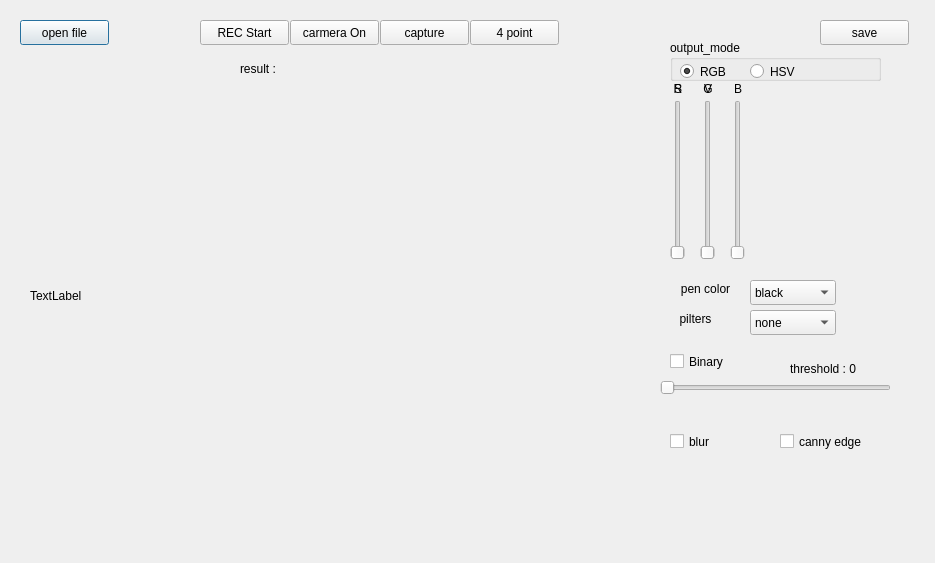
<?xml version="1.0" encoding="UTF-8"?>
<ui version="4.0">
 <class>Dialog</class>
 <widget class="QDialog" name="Dialog">
  <property name="geometry">
   <rect>
    <x>0</x>
    <y>0</y>
    <width>935</width>
    <height>563</height>
   </rect>
  </property>
  <property name="windowTitle">
   <string>Dialog</string>
  </property>
  <widget class="QPushButton" name="pushButton">
   <property name="geometry">
    <rect>
     <x>20</x>
     <y>20</y>
     <width>89</width>
     <height>25</height>
    </rect>
   </property>
   <property name="text">
    <string>open file</string>
   </property>
  </widget>
  <widget class="QLabel" name="label">
   <property name="geometry">
    <rect>
     <x>30</x>
     <y>90</y>
     <width>571</width>
     <height>411</height>
    </rect>
   </property>
   <property name="text">
    <string>TextLabel</string>
   </property>
  </widget>
  <widget class="QPushButton" name="camera_btn">
   <property name="geometry">
    <rect>
     <x>290</x>
     <y>20</y>
     <width>89</width>
     <height>25</height>
    </rect>
   </property>
   <property name="text">
    <string>carmera On</string>
   </property>
  </widget>
  <widget class="QPushButton" name="RECButton">
   <property name="geometry">
    <rect>
     <x>200</x>
     <y>20</y>
     <width>89</width>
     <height>25</height>
    </rect>
   </property>
   <property name="text">
    <string>REC Start</string>
   </property>
  </widget>
  <widget class="QSlider" name="R_slider">
   <property name="geometry">
    <rect>
     <x>670</x>
     <y>100</y>
     <width>16</width>
     <height>160</height>
    </rect>
   </property>
   <property name="orientation">
    <enum>Qt::Vertical</enum>
   </property>
  </widget>
  <widget class="QSlider" name="G_slider">
   <property name="geometry">
    <rect>
     <x>700</x>
     <y>100</y>
     <width>16</width>
     <height>160</height>
    </rect>
   </property>
   <property name="orientation">
    <enum>Qt::Vertical</enum>
   </property>
  </widget>
  <widget class="QSlider" name="B_slider">
   <property name="geometry">
    <rect>
     <x>730</x>
     <y>100</y>
     <width>16</width>
     <height>160</height>
    </rect>
   </property>
   <property name="orientation">
    <enum>Qt::Vertical</enum>
   </property>
  </widget>
  <widget class="QSlider" name="S_slider">
   <property name="geometry">
    <rect>
     <x>670</x>
     <y>100</y>
     <width>16</width>
     <height>160</height>
    </rect>
   </property>
   <property name="orientation">
    <enum>Qt::Vertical</enum>
   </property>
  </widget>
  <widget class="QSlider" name="V_slider">
   <property name="geometry">
    <rect>
     <x>700</x>
     <y>100</y>
     <width>16</width>
     <height>160</height>
    </rect>
   </property>
   <property name="orientation">
    <enum>Qt::Vertical</enum>
   </property>
  </widget>
  <widget class="QCheckBox" name="binary_box">
   <property name="geometry">
    <rect>
     <x>670</x>
     <y>350</y>
     <width>92</width>
     <height>23</height>
    </rect>
   </property>
   <property name="text">
    <string>Binary</string>
   </property>
  </widget>
  <widget class="QCheckBox" name="blur_box">
   <property name="geometry">
    <rect>
     <x>670</x>
     <y>430</y>
     <width>92</width>
     <height>23</height>
    </rect>
   </property>
   <property name="text">
    <string>blur</string>
   </property>
  </widget>
  <widget class="QCheckBox" name="cannyEdge_box">
   <property name="geometry">
    <rect>
     <x>780</x>
     <y>430</y>
     <width>92</width>
     <height>23</height>
    </rect>
   </property>
   <property name="text">
    <string>canny edge</string>
   </property>
  </widget>
  <widget class="QLabel" name="label_R">
   <property name="geometry">
    <rect>
     <x>670</x>
     <y>80</y>
     <width>16</width>
     <height>17</height>
    </rect>
   </property>
   <property name="text">
    <string>R</string>
   </property>
   <property name="alignment">
    <set>Qt::AlignCenter</set>
   </property>
  </widget>
  <widget class="QLabel" name="label_G">
   <property name="geometry">
    <rect>
     <x>700</x>
     <y>80</y>
     <width>16</width>
     <height>17</height>
    </rect>
   </property>
   <property name="text">
    <string>G</string>
   </property>
   <property name="alignment">
    <set>Qt::AlignCenter</set>
   </property>
  </widget>
  <widget class="QLabel" name="label_B">
   <property name="geometry">
    <rect>
     <x>730</x>
     <y>80</y>
     <width>16</width>
     <height>17</height>
    </rect>
   </property>
   <property name="text">
    <string>B</string>
   </property>
   <property name="alignment">
    <set>Qt::AlignCenter</set>
   </property>
  </widget>
  <widget class="QLabel" name="label_S">
   <property name="geometry">
    <rect>
     <x>670</x>
     <y>80</y>
     <width>16</width>
     <height>17</height>
    </rect>
   </property>
   <property name="text">
    <string>S</string>
   </property>
   <property name="alignment">
    <set>Qt::AlignCenter</set>
   </property>
  </widget>
  <widget class="QLabel" name="label_V">
   <property name="geometry">
    <rect>
     <x>700</x>
     <y>80</y>
     <width>16</width>
     <height>17</height>
    </rect>
   </property>
   <property name="text">
    <string>V</string>
   </property>
   <property name="alignment">
    <set>Qt::AlignCenter</set>
   </property>
  </widget>
  <widget class="QComboBox" name="filter_box">
   <property name="geometry">
    <rect>
     <x>750</x>
     <y>310</y>
     <width>86</width>
     <height>25</height>
    </rect>
   </property>
   <item>
    <property name="text">
     <string>none</string>
    </property>
   </item>
  </widget>
  <widget class="QComboBox" name="pen_color_box">
   <property name="geometry">
    <rect>
     <x>750</x>
     <y>280</y>
     <width>86</width>
     <height>25</height>
    </rect>
   </property>
   <item>
    <property name="text">
     <string>black</string>
    </property>
   </item>
   <item>
    <property name="text">
     <string>red</string>
    </property>
   </item>
   <item>
    <property name="text">
     <string>green</string>
    </property>
   </item>
   <item>
    <property name="text">
     <string>blue</string>
    </property>
   </item>
  </widget>
  <widget class="QLabel" name="label_7">
   <property name="geometry">
    <rect>
     <x>670</x>
     <y>280</y>
     <width>71</width>
     <height>17</height>
    </rect>
   </property>
   <property name="text">
    <string>pen color</string>
   </property>
   <property name="alignment">
    <set>Qt::AlignCenter</set>
   </property>
  </widget>
  <widget class="QLabel" name="label_8">
   <property name="geometry">
    <rect>
     <x>660</x>
     <y>310</y>
     <width>71</width>
     <height>17</height>
    </rect>
   </property>
   <property name="text">
    <string>pilters</string>
   </property>
   <property name="alignment">
    <set>Qt::AlignCenter</set>
   </property>
  </widget>
  <widget class="QPushButton" name="capture_btn">
   <property name="geometry">
    <rect>
     <x>380</x>
     <y>20</y>
     <width>89</width>
     <height>25</height>
    </rect>
   </property>
   <property name="text">
    <string>capture</string>
   </property>
  </widget>
  <widget class="QSlider" name="threshold_slider">
   <property name="geometry">
    <rect>
     <x>660</x>
     <y>380</y>
     <width>231</width>
     <height>16</height>
    </rect>
   </property>
   <property name="orientation">
    <enum>Qt::Horizontal</enum>
   </property>
  </widget>
  <widget class="QLabel" name="threshold_val">
   <property name="geometry">
    <rect>
     <x>790</x>
     <y>360</y>
     <width>101</width>
     <height>17</height>
    </rect>
   </property>
   <property name="text">
    <string>threshold : 0</string>
   </property>
  </widget>
  <widget class="QPushButton" name="pointButton">
   <property name="geometry">
    <rect>
     <x>470</x>
     <y>20</y>
     <width>89</width>
     <height>25</height>
    </rect>
   </property>
   <property name="text">
    <string>4 point</string>
   </property>
  </widget>
  <widget class="QPushButton" name="saveButton">
   <property name="geometry">
    <rect>
     <x>820</x>
     <y>20</y>
     <width>89</width>
     <height>25</height>
    </rect>
   </property>
   <property name="text">
    <string>save</string>
   </property>
  </widget>
  <widget class="QGroupBox" name="groupBox">
   <property name="geometry">
    <rect>
     <x>670</x>
     <y>40</y>
     <width>211</width>
     <height>41</height>
    </rect>
   </property>
   <property name="title">
    <string>output_mode</string>
   </property>
   <widget class="QRadioButton" name="RGBButton">
    <property name="geometry">
     <rect>
      <x>10</x>
      <y>20</y>
      <width>61</width>
      <height>23</height>
     </rect>
    </property>
    <property name="text">
     <string>RGB</string>
    </property>
    <property name="checked">
     <bool>true</bool>
    </property>
   </widget>
   <widget class="QRadioButton" name="HSVButton">
    <property name="geometry">
     <rect>
      <x>80</x>
      <y>20</y>
      <width>61</width>
      <height>23</height>
     </rect>
    </property>
    <property name="text">
     <string>HSV</string>
    </property>
   </widget>
  </widget>
  <widget class="QLabel" name="resultLabel">
   <property name="geometry">
    <rect>
     <x>240</x>
     <y>60</y>
     <width>141</width>
     <height>17</height>
    </rect>
   </property>
   <property name="text">
    <string>result : </string>
   </property>
  </widget>
 </widget>
 <resources/>
 <connections/>
</ui>
